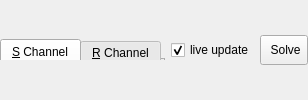
               <widget class="QFrame" name="frame_4">
                <property name="sizePolicy">
                 <sizepolicy hsizetype="Preferred" vsizetype="Fixed">
                  <horstretch>0</horstretch>
                  <verstretch>0</verstretch>
                 </sizepolicy>
                </property>
                <property name="frameShape">
                 <enum>QFrame::NoFrame</enum>
                </property>
                <property name="frameShadow">
                 <enum>QFrame::Raised</enum>
                </property>
                <layout class="QHBoxLayout" name="horizontalLayout_15">
                 <property name="leftMargin">
                  <number>0</number>
                 </property>
                 <property name="topMargin">
                  <number>0</number>
                 </property>
                 <property name="rightMargin">
                  <number>0</number>
                 </property>
                 <property name="bottomMargin">
                  <number>0</number>
                 </property>
                 <item>
                  <widget class="QTabWidget" name="tabWidget_mechanics_chn">
                   <property name="maximumSize">
                    <size>
                     <width>16777215</width>
                     <height>21</height>
                    </size>
                   </property>
                   <property name="currentIndex">
                    <number>0</number>
                   </property>
                   <widget class="QWidget" name="tab_settings_mechanis_sampchn">
                    <attribute name="title">
                     <string>&amp;S Channel</string>
                    </attribute>
                   </widget>
                   <widget class="QWidget" name="tab_settings_mechanis_refchn">
                    <attribute name="title">
                     <string>&amp;R Channel</string>
                    </attribute>
                   </widget>
                  </widget>
                 </item>
                 <item>
                  <widget class="QCheckBox" name="checkBox_settings_mech_liveupdate">
                   <property name="toolTip">
                    <string>&lt;html&gt;&lt;head/&gt;&lt;body&gt;&lt;p&gt;Live update solving results in table. This may make the solving process slower!&lt;/p&gt;&lt;/body&gt;&lt;/html&gt;</string>
                   </property>
                   <property name="text">
                    <string>live update</string>
                   </property>
                   <property name="checked">
                    <bool>true</bool>
                   </property>
                  </widget>
                 </item>
                 <item>
                  <widget class="QToolButton" name="toolButton_settings_mechanics_solve">
                   <property name="sizePolicy">
                    <sizepolicy hsizetype="Preferred" vsizetype="Preferred">
                     <horstretch>0</horstretch>
                     <verstretch>0</verstretch>
                    </sizepolicy>
                   </property>
                   <property name="maximumSize">
                    <size>
                     <width>16777215</width>
                     <height>30</height>
                    </size>
                   </property>
                   <property name="text">
                    <string> Solve</string>
                   </property>
                   <property name="popupMode">
                    <enum>QToolButton::InstantPopup</enum>
                   </property>
                   <property name="toolButtonStyle">
                    <enum>Qt::ToolButtonTextOnly</enum>
                   </property>
                   <property name="autoRaise">
                    <bool>false</bool>
                   </property>
                   <property name="arrowType">
                    <enum>Qt::NoArrow</enum>
                   </property>
                  </widget>
                 </item>
                </layout>
               </widget>
